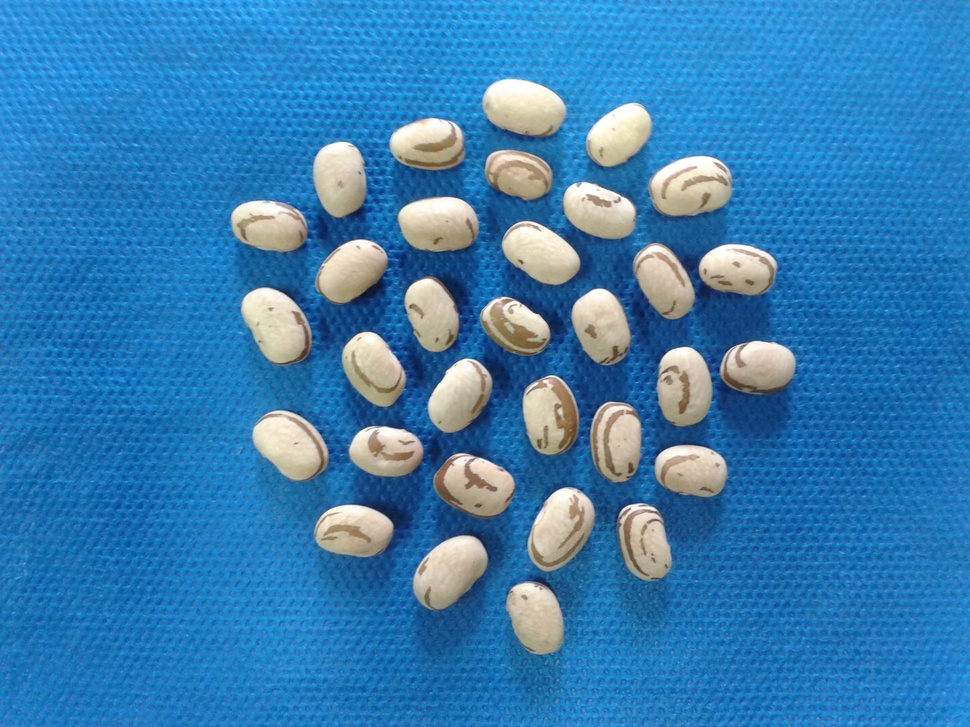
#> input picture Roteiros de Estudo Orientado - REOs/REO 02/AULA_06/feijao.jpg, 970 x 727 px, shrunk from 2048 x 1536 before the run
$ python aula_02_ex_04.py
#> lines starting #> are read from the running program, lines starting #| are printed output that depends on the picture
########################################################################################################################
# Lavras - MG
# 08/04/2020
# Universidade Federal de Lavras - UFLA
# Departamento de Biologia
# Programa de Pós Graduação em Genética e Melhoramento de Plantas
# Disciplina: Processamento de imagens e reconhecimento de padrões no melhoramento de plantas
# Docente: Vinícius Quintão Carneiro
# E-mail: vinicius.carneiro@ufla.br
# Github: vqcarneiro
########################################################################################################################
# PROCEDIMENTO: Translação em imagens coloridas
########################################################################################################################
# Importar pacotes
import cv2 # Importa o pacote opencv
import numpy as np # Importa o pacote numpy
from matplotlib import pyplot as plt # Importa o pacote matplotlib
########################################################################################################################
# Leitura da imagem

nome_arquivo = 'feijao.jpg'
img = cv2.imread(nome_arquivo)
#> img is the input picture: shape (727, 970, 3); mean B, G, R 178.7, 126.2, 55.7
img = cv2.cvtColor(img, cv2.COLOR_BGR2RGB)
print('----------------------------------------------------------------------------------------------------------------')
print('IMAGEM ORIGINAL')
print('----------------------------------------------------------------------------------------------------------------')
print('INFORMAÇÕES')
print('----------------------------------------------------------------------------------------------------------------')
lin, col,canal = np.shape(img)
#> lin = 727; col = 970; canal = 3
print('Dimensão: ' + str(lin) +' x '+ str(col))
#| Dimensão: 727 x 970
print('Largura: ' + str(col))
#| Largura: 970
print('Altura: ' + str(lin))
#| Altura: 727
print('Canais: ' + str(canal))
#| Canais: 3
centro = (round(col/2),round(lin/2))
#> centro = (485, 364)
print('Centro: ' + str(centro))
#| Centro: (485, 364)
print('----------------------------------------------------------------------------------------------------------------')
########################################################################################################################
# Transformações em imagens

M_01 = cv2.getRotationMatrix2D(centro,20,1.0)
img_rt1 = cv2.warpAffine(img,M_01,(col,lin))
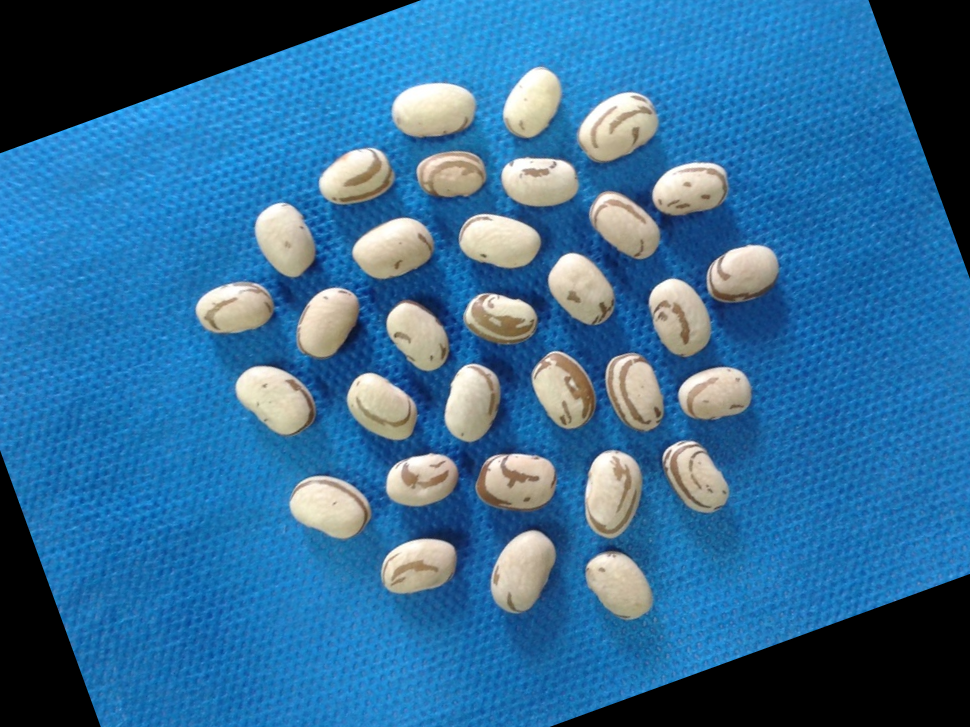
#> img_rt1: shape (727, 970, 3); mean R, G, B 50.7, 108.9, 152.2

M_02 = cv2.getRotationMatrix2D(centro,45,1.0)
img_rt2 = cv2.warpAffine(img,M_02,(col,lin))
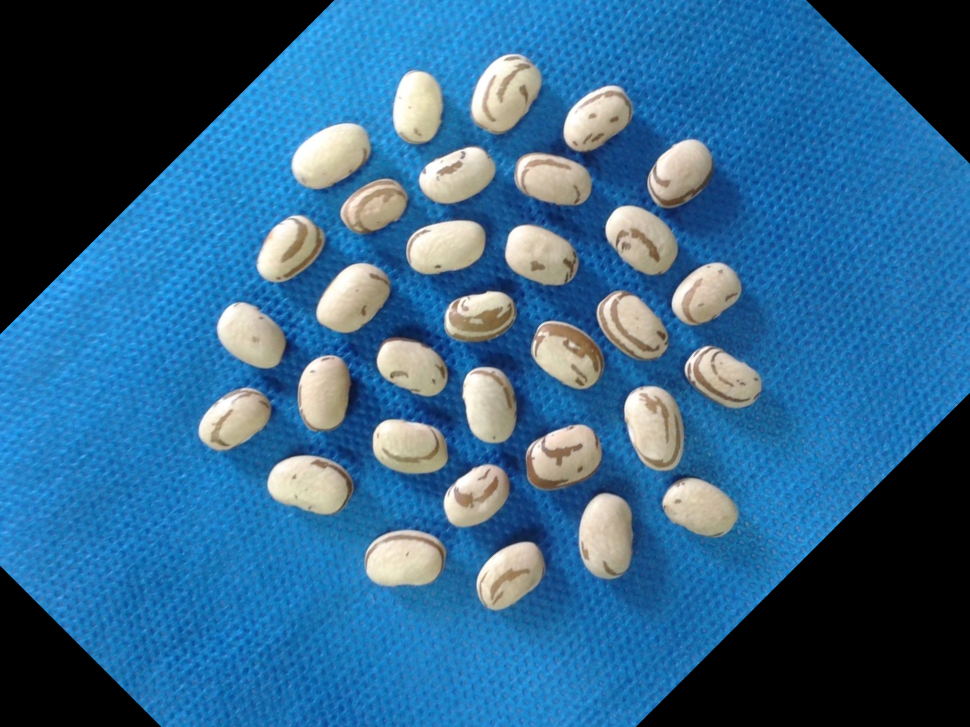
#> img_rt2: shape (727, 970, 3); mean R, G, B 48.8, 101.1, 140

M_03 = cv2.getRotationMatrix2D(centro,60,1.0)
img_rt3 = cv2.warpAffine(img,M_03,(col,lin))
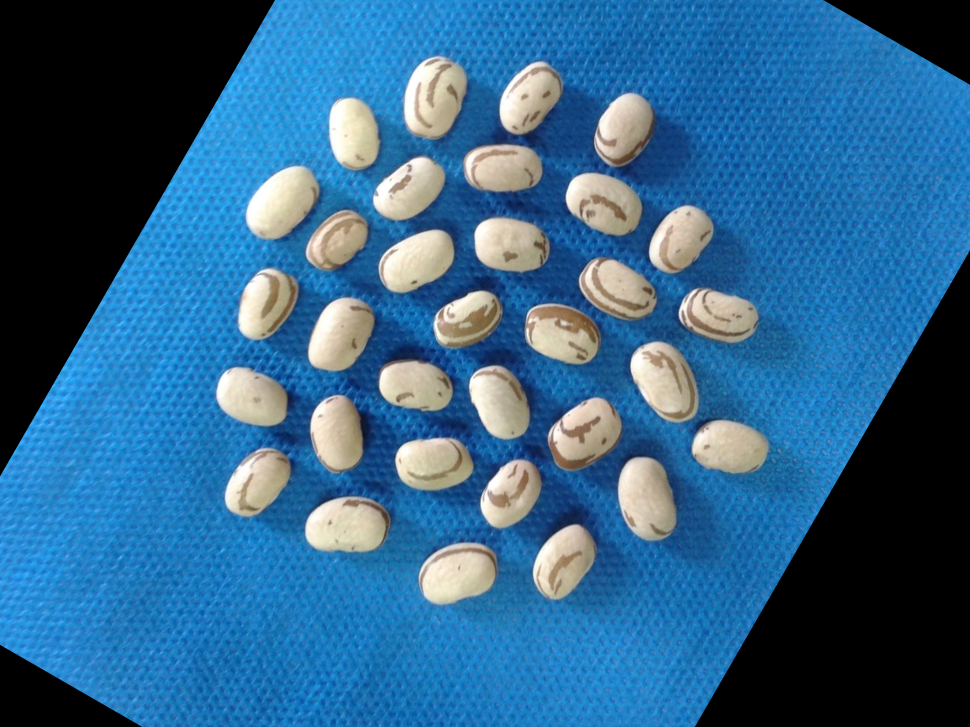
#> img_rt3: shape (727, 970, 3); mean R, G, B 49.1, 101, 139.6

M_04 = cv2.getRotationMatrix2D(centro,90,1.0)
img_rt4 = cv2.warpAffine(img,M_01,(col,lin))

print('----------------------------------------------------------------------------------------------------------------')
print('INFORMAÇÕES ROTAÇÃO 90 GRAUS')
print('----------------------------------------------------------------------------------------------------------------')
lin, col,canal = np.shape(img_rt4)
print('Dimensão: ' + str(lin) +' x '+ str(col))
#| Dimensão: 727 x 970
print('Largura: ' + str(col))
#| Largura: 970
print('Altura: ' + str(lin))
#| Altura: 727
print('Canais: ' + str(canal))
#| Canais: 3
print('----------------------------------------------------------------------------------------------------------------')

M_05 = cv2.getRotationMatrix2D(centro,180,1.0)
img_rt5 = cv2.warpAffine(img,M_05,(col,lin))
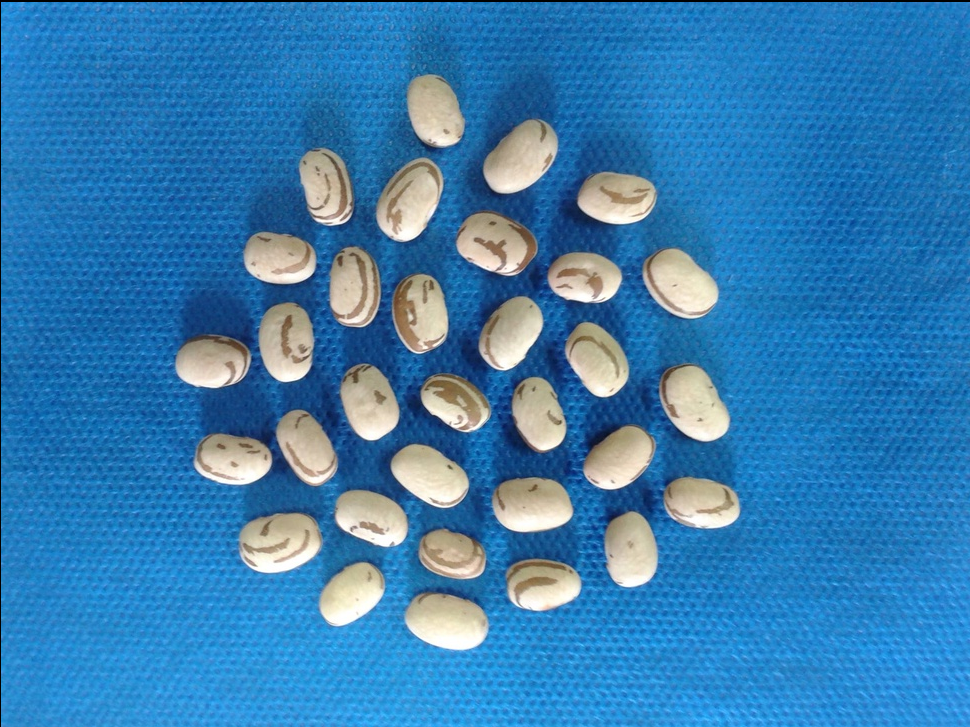
#> img_rt5: shape (727, 970, 3); mean R, G, B 55.5, 125.7, 177.9

########################################################################################################################
# Apresentar imagens

# Imagem Em RGB
plt.figure('ROTAÇÃO')
plt.subplot(2,3,1)
plt.imshow(img)
plt.title("ORIGINAL")

plt.subplot(2,3,2)
plt.imshow(img_rt1)
plt.title("20")

plt.subplot(2,3,3)
plt.imshow(img_rt2)
plt.title("45")

plt.subplot(2,3,4)
plt.imshow(img_rt3)
plt.title("60")

plt.subplot(2,3,5)
plt.imshow(img_rt4)
plt.title("90")

plt.subplot(2,3,6)
plt.imshow(img_rt5)
plt.title("180")

plt.show()
########################################################################################################################

$ run again, with Roteiros de Estudo Orientado - REOs/REO 02/AULA_06/img_ex.jpg copied over Roteiros de Estudo Orientado - REOs/REO 02/AULA_06/feijao.jpg
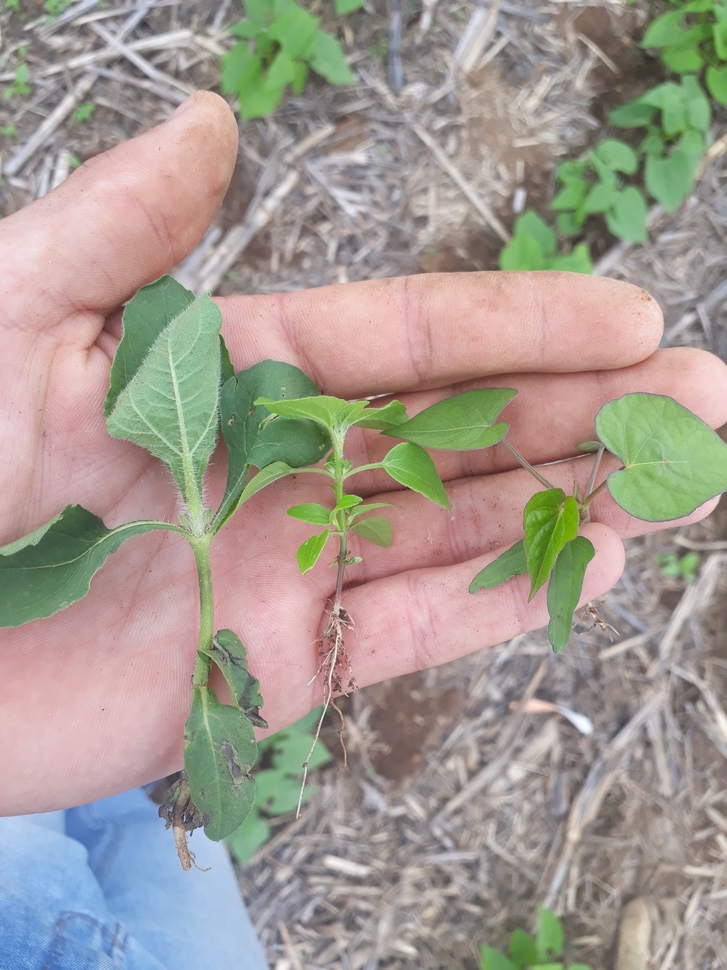
#> input picture Roteiros de Estudo Orientado - REOs/REO 02/AULA_06/img_ex.jpg, 727 x 970 px, shrunk from 3096 x 4128 before the run
#> img is the input picture: shape (970, 727, 3); mean B, G, R 145.2, 153.9, 162
#| Dimensão: 970 x 727
#| Largura: 727
#| Altura: 970
#| Canais: 3
#| Centro: (364, 485)
#> `img_rt3 = cv2.warpAffine(img,M_03,(col,lin))`:
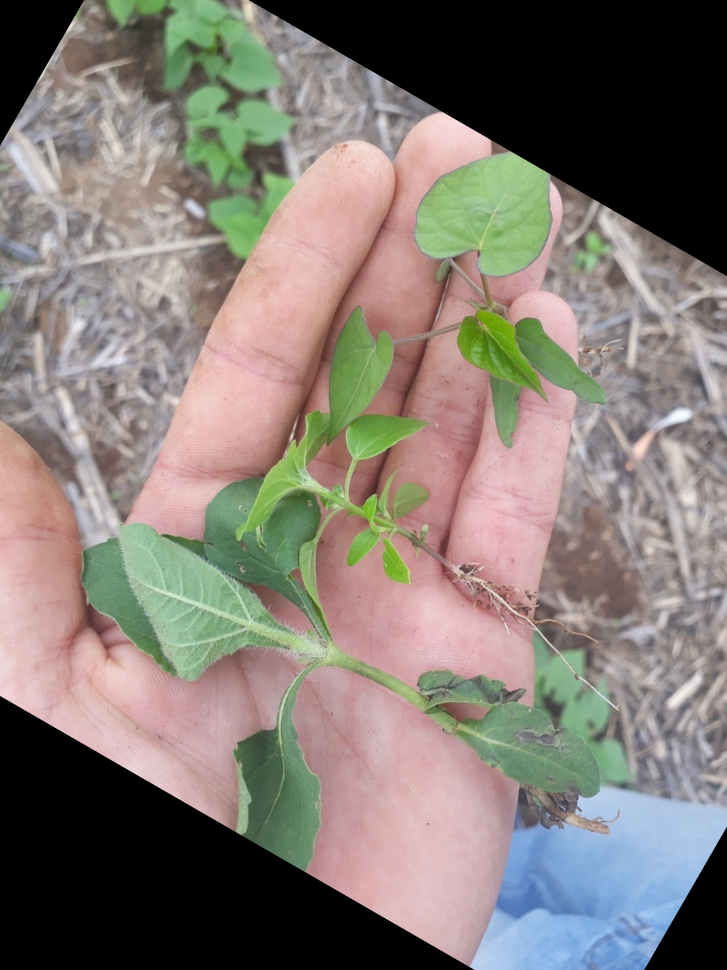
#> img_rt3: shape (970, 727, 3); mean R, G, B 131.1, 123, 116.1
#| Dimensão: 970 x 727
#| Largura: 727
#| Altura: 970
#| Canais: 3
#> `img_rt5 = cv2.warpAffine(img,M_05,(col,lin))`:
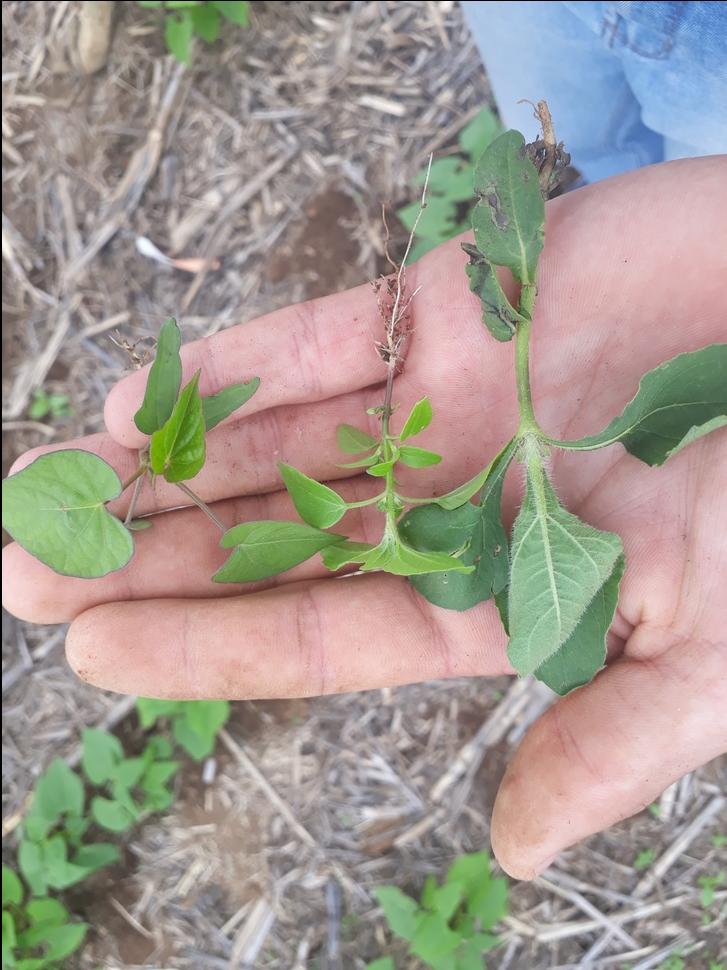
#> img_rt5: shape (970, 727, 3); mean R, G, B 161.4, 153.3, 144.6
